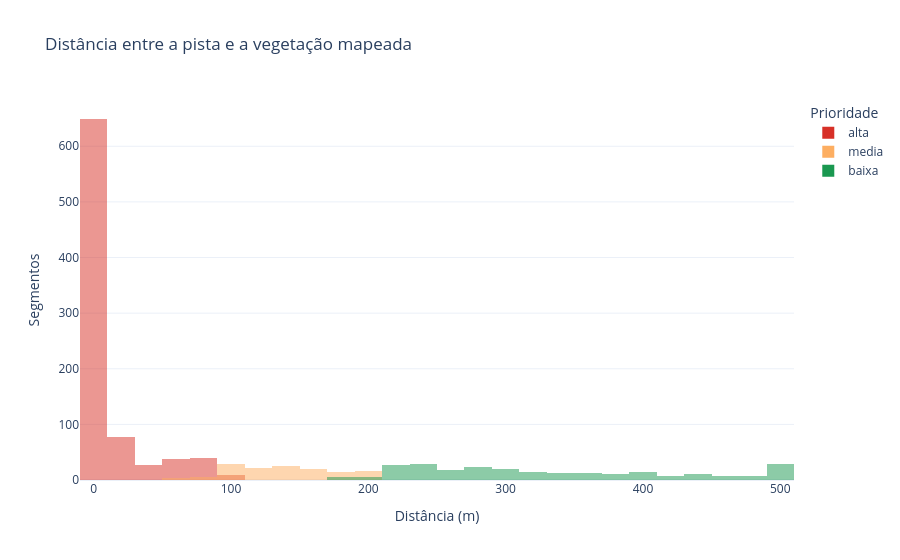

Here is the notebook cell this chart was saved with:
### Code cell
fig = px.histogram(df, x='distancia_vegetacao_m', color='prioridade_inspecao',
                   color_discrete_map=COLORS, nbins=30, barmode='overlay',
                   title='Distância entre a pista e a vegetação mapeada')
fig.update_layout(xaxis_title='Distância (m)', yaxis_title='Segmentos', legend_title='Prioridade')
fig.show()

### Figure 1 — Plotly figure (JSON) as saved in the notebook; plotly's stock layout.template omitted (floating-point values rounded to 4 significant figures; data arrays with more than 128 entries replaced by an {"elided": "..."} marker saying what was removed)
{"data": [{"bingroup": "x", "hovertemplate": "prioridade_inspecao=alta<br>distancia_vegetacao_m=%{x}<br>count=%{y}<extra></extra>", "legendgroup": "alta", "marker": {"color": "#d73027", "opacity": 0.5, "pattern": {"shape": ""}}, "name": "alta", "nbinsx": 30, "orientation": "v", "showlegend": true, "type": "histogram", "x": {"elided": "838 float values"}, "xaxis": "x", "yaxis": "y"}, {"bingroup": "x", "hovertemplate": "prioridade_inspecao=media<br>distancia_vegetacao_m=%{x}<br>count=%{y}<extra></extra>", "legendgroup": "media", "marker": {"color": "#fdae61", "opacity": 0.5, "pattern": {"shape": ""}}, "name": "media", "nbinsx": 30, "orientation": "v", "showlegend": true, "type": "histogram", "x": {"elided": "136 float values"}, "xaxis": "x", "yaxis": "y"}, {"bingroup": "x", "hovertemplate": "prioridade_inspecao=baixa<br>distancia_vegetacao_m=%{x}<br>count=%{y}<extra></extra>", "legendgroup": "baixa", "marker": {"color": "#1a9850", "opacity": 0.5, "pattern": {"shape": ""}}, "name": "baixa", "nbinsx": 30, "orientation": "v", "showlegend": true, "type": "histogram", "x": {"elided": "251 float values"}, "xaxis": "x", "yaxis": "y"}], "layout": {"barmode": "overlay", "legend": {"title": {"text": "Prioridade"}, "tracegroupgap": 0}, "title": {"text": "Distância entre a pista e a vegetação mapeada"}, "xaxis": {"anchor": "y", "domain": [0, 1], "title": {"text": "Distância (m)"}}, "yaxis": {"anchor": "x", "domain": [0, 1], "title": {"text": "Segmentos"}}}}
